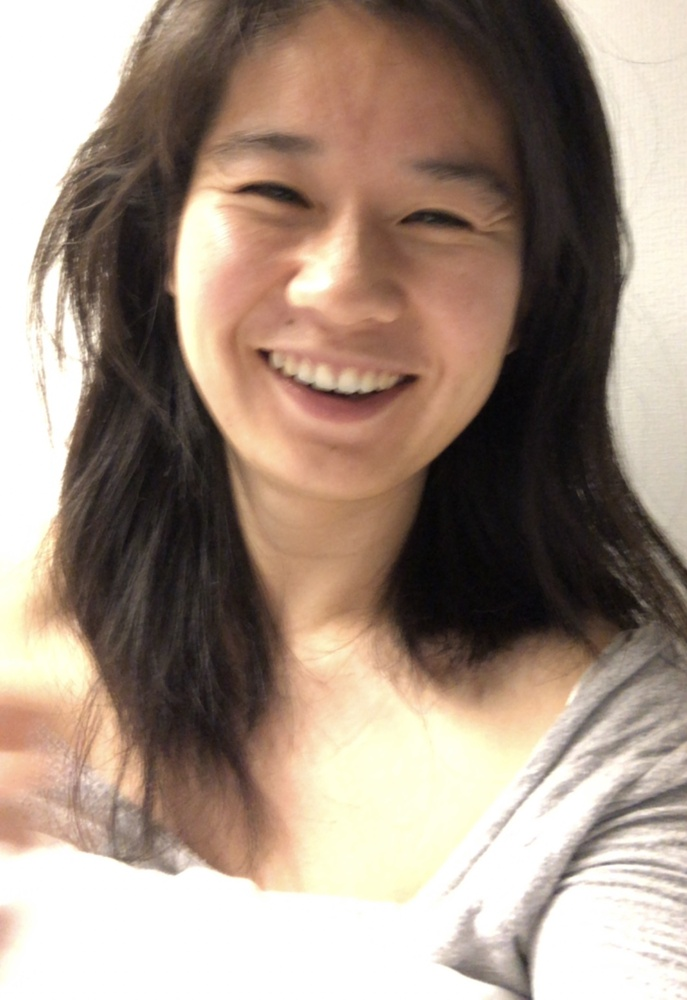
//> input picture image.jpg, 687 x 1000 px, shrunk from 1058 x 1540 before the run
$ ./pixel   (built with g++ and OpenCV 4)
//> lines starting //> are read from the running program, lines starting //| are printed output that depends on the picture
//
//  pixel.cpp
//  opencl_hello_world
//
//  Created by Stella on 4/12/23.
//
// Youtube: https://youtu.be/mW2i8rLUqG8


#include <stdio.h>
#include <stdlib.h>
#include <unistd.h>
#include <math.h>
// open computing language
// a parallel computing API framework
#include <OpenCL/opencl.h>

// computer vision and image processing
// brew install, link lib /usr/local/Cellar/opencv/4.7.0_2
// header search paths /usr/local/include/opencv4
#include <opencv2/opencv.hpp>

// Create OpenCL kernel
// math: xt = (x - xc) * cos_angle - (y - yc) * sin_angle + xc
// (xc, yc) pivot point, translate relative to the origin point
//  transform output[yt * width + xt] = input[y * width + x]
const char* kernel_source = "__kernel void rotation(__global const float* input, __global float* output, const int width, const int height, const float angle)"
                            "{"
                            "    const int x = get_global_id(0);"
                            "    const int y = get_global_id(1);"
                            "    const float cos_angle = cos(angle);"
                            "    const float sin_angle = sin(angle);"
                            "    const int xc = width / 2;"
                            "    const int yc = height / 2;"
                            "    const int xt = (x - xc) * cos_angle - (y - yc) * sin_angle + xc;"
                            "    const int yt = (x - xc) * sin_angle + (y - yc) * cos_angle + yc;"
                            "    if (xt >= 0 && xt < width && yt >= 0 && yt < height)"
                            "        output[yt * width + xt] = input[y * width + x];"
                            "}";


void load_image(const char* filename, int* width, int* height, float** data)
{
    cv::Mat image = cv::imread(filename, cv::IMREAD_GRAYSCALE);
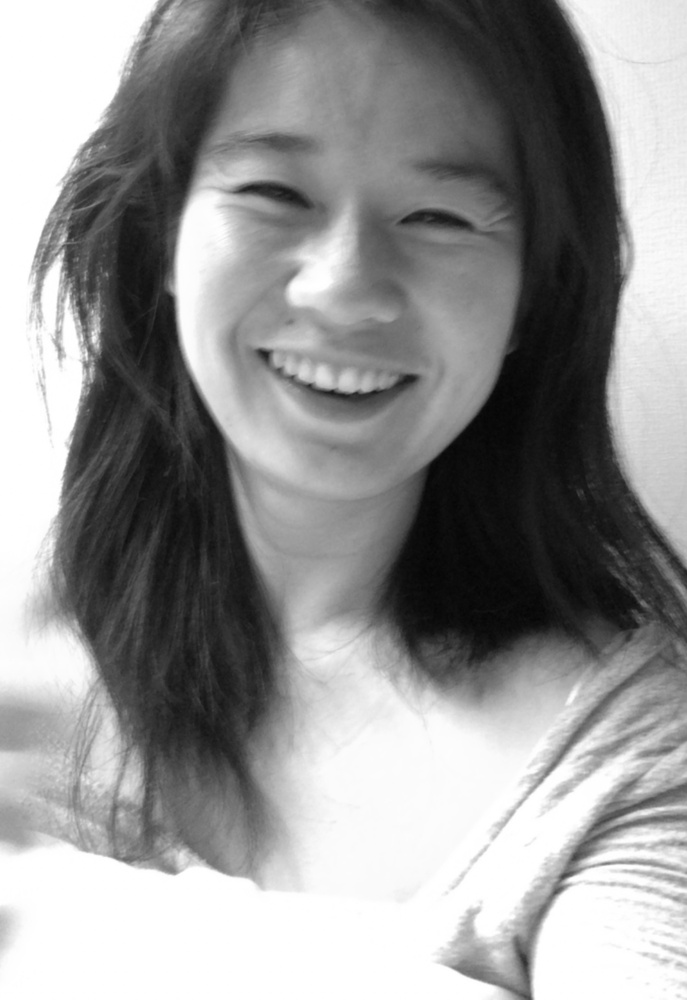
//> image: 1000 rows x 687 cols, CV_8UC1; min 3, max 255, mean 148.2
    *width = image.cols;
    *height = image.rows;
    // load into memory
    *data = (float*) malloc(*width * *height * sizeof(float));
    for (int y = 0; y < *height; y++)
    {
        for (int x = 0; x < *width; x++)
        {
            // (y,x) computer into 2D float array
            // /255.0f nomalize in between 0 and 1
            // *data *width: to dereference and access the real data
            (*data)[y * *width + x] = (float) image.at<uint8_t>(y, x) / 255.0f;
            // [10 lines of commented-out code are left out]
        }
    }
}

void save_image(const char* filename, int width, int height, float* data)
{
    // preprocessor macro defined single-channel 32-bit floating-point image
    cv::Mat image(height, width, CV_32FC1, data);
    cv::imwrite(filename, image * 255.0f);
}

void check_error(cl_int err, const char* message)
{
    if (err != CL_SUCCESS)
    {
        fprintf(stderr, "%s (error code %d)\n", message, err);
        exit(EXIT_FAILURE);
    }
}

int main()
{
    // const char* filename = "./image.jpg";
    // absolute path
    // /Users/Stella/project_x/opencl/opencl_graphics/opencl_hello_world/opencl_hello_world
    const char* filename = "/Users/Stella/project_x/opencl/opencl_graphics/opencl_hello_world/opencl_hello_world/image.jpg";
    // os.path.exist
    if (access(filename, F_OK) == 0) {
            // File exists
            std::cout << "File exists" << std::endl;
        } else {
            std::cout << "File does not exist" << std::endl;
        }

    const float angle = 45.0f;

    // Load image into memory
    int width, height;
    float* input_data;
    load_image(filename, &width, &height, &input_data);
//> width = 687; height = 1000

    // Initialize OpenCL devices, context and steps
    # define DEVICE_NAME_LEN 128
    static char dev_name[DEVICE_NAME_LEN];

//> (the run ends here: the program needs code that is not available in this run, at `cl_platform_id platform;`)
